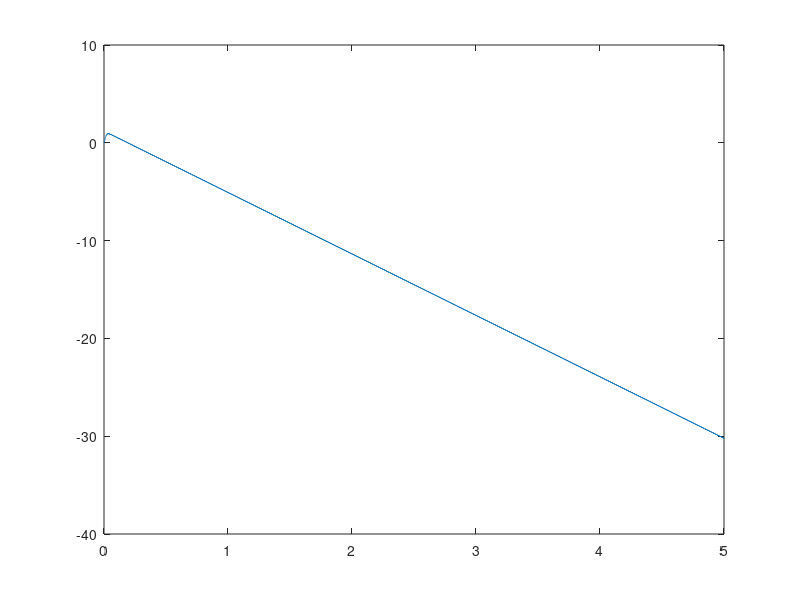
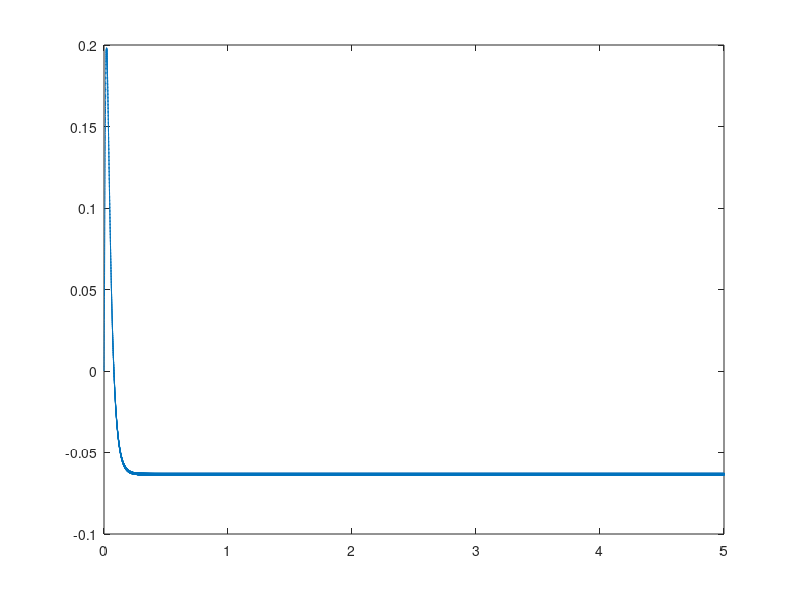
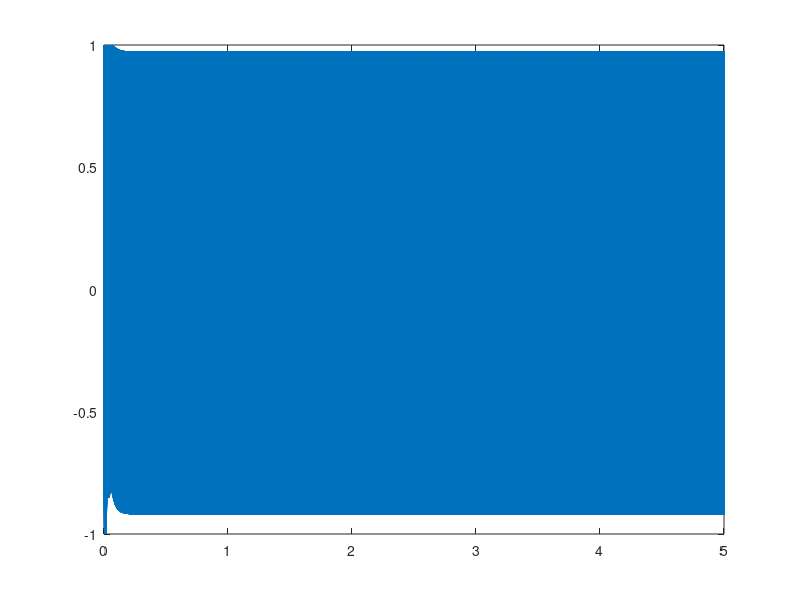

Write MATLAB code to recreate these figures, in order.
clear all;
close all;
clc;

% dualplls.m estimation of carrier via dual-loop structure

Ts = 1/10000; 
time = 5; 
t = 0 : Ts : time - Ts; % time vector
fc = 1000; 
phoff = -2; % carrier freq and phase
rp = cos(4 * pi * fc * t + 2 * phoff); % preprocessed signal rBPF
mu1 = .01; 
mu2 = .003; % algorithm step sizes
f0 = 1001; % assumed freq at receiver
lent = length(t); 
th1 = zeros(1, lent); % initialize estimates
th2 = zeros(1, lent); 
carest = zeros(1, lent);
for k = 1 : lent - 1 % combine top PLL th1
    th1(k + 1) = th1(k) - mu1 * rp(k) * sin(4 * pi * f0 * t(k) + 2 * th1(k));
    th2(k + 1) = th2(k) - mu2 * rp(k) * sin(4 * pi * f0 * t(k) + 2 * th1(k) + 2 * th2(k));
    % with bottom PLL th2 to form estimate of preprocessed signal
    carest(k) = cos(4 * pi* f0 * t(k) + 2 * th1(k) + 2 * th2(k));
end

figure;
plot(t, th1)
figure;
plot(t, th2)
figure;
plot(t, carest)


